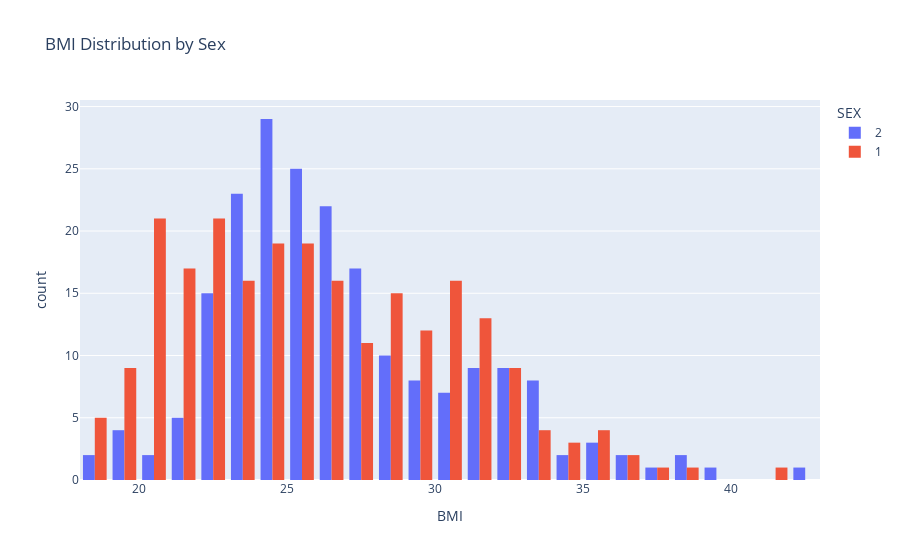

Notebook source saved alongside this figure:
### Markdown cell above
&#9989; **(6 pt):** Create a histogram for BMI distribution and have it seperated by sex. Make sure to include a title.

### Code cell
## put your code here
fig = px.histogram(df, x='BMI', color='SEX', barmode='group', title='BMI Distribution by Sex')
fig.show()

### Figure 1 — Plotly figure (JSON) as saved in the notebook; plotly's stock layout.template omitted (floating-point values rounded to 4 significant figures; data arrays with more than 128 entries replaced by an {"elided": "..."} marker saying what was removed)
{"data": [{"alignmentgroup": "True", "bingroup": "x", "hovertemplate": "SEX=2<br>BMI=%{x}<br>count=%{y}<extra></extra>", "legendgroup": "2", "marker": {"color": "#636efa", "pattern": {"shape": ""}}, "name": "2", "offsetgroup": "2", "orientation": "v", "showlegend": true, "type": "histogram", "x": {"elided": "207 float values"}, "xaxis": "x", "yaxis": "y"}, {"alignmentgroup": "True", "bingroup": "x", "hovertemplate": "SEX=1<br>BMI=%{x}<br>count=%{y}<extra></extra>", "legendgroup": "1", "marker": {"color": "#EF553B", "pattern": {"shape": ""}}, "name": "1", "offsetgroup": "1", "orientation": "v", "showlegend": true, "type": "histogram", "x": {"elided": "235 float values"}, "xaxis": "x", "yaxis": "y"}], "layout": {"barmode": "group", "legend": {"title": {"text": "SEX"}, "tracegroupgap": 0}, "title": {"text": "BMI Distribution by Sex"}, "xaxis": {"anchor": "y", "domain": [0, 1], "title": {"text": "BMI"}}, "yaxis": {"anchor": "x", "domain": [0, 1], "title": {"text": "count"}}}}
